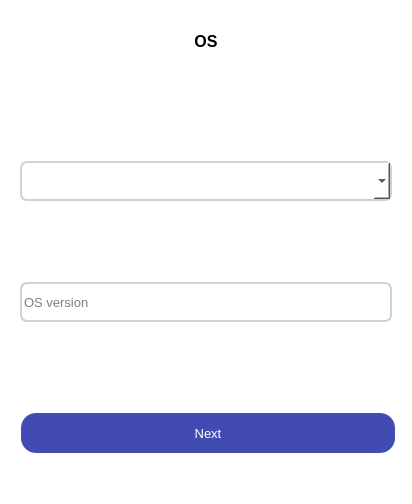
<?xml version="1.0" encoding="UTF-8"?>
<ui version="4.0">
 <class>Dialog</class>
 <widget class="QDialog" name="Dialog">
  <property name="geometry">
   <rect>
    <x>0</x>
    <y>0</y>
    <width>412</width>
    <height>504</height>
   </rect>
  </property>
  <property name="windowTitle">
   <string>Dialog</string>
  </property>
  <property name="styleSheet">
   <string notr="true">background-color: white; border: none; color: black;</string>
  </property>
  <layout class="QVBoxLayout" name="verticalLayout">
   <item>
    <widget class="QFrame" name="frame">
     <property name="sizePolicy">
      <sizepolicy hsizetype="Preferred" vsizetype="Minimum">
       <horstretch>0</horstretch>
       <verstretch>0</verstretch>
      </sizepolicy>
     </property>
     <property name="minimumSize">
      <size>
       <width>0</width>
       <height>60</height>
      </size>
     </property>
     <property name="frameShape">
      <enum>QFrame::StyledPanel</enum>
     </property>
     <property name="frameShadow">
      <enum>QFrame::Raised</enum>
     </property>
     <layout class="QHBoxLayout" name="horizontalLayout">
      <property name="spacing">
       <number>0</number>
      </property>
      <property name="leftMargin">
       <number>0</number>
      </property>
      <property name="topMargin">
       <number>0</number>
      </property>
      <property name="rightMargin">
       <number>0</number>
      </property>
      <property name="bottomMargin">
       <number>0</number>
      </property>
      <item alignment="Qt::AlignLeft|Qt::AlignTop">
       <widget class="QFrame" name="frame_3">
        <property name="sizePolicy">
         <sizepolicy hsizetype="Minimum" vsizetype="Preferred">
          <horstretch>0</horstretch>
          <verstretch>0</verstretch>
         </sizepolicy>
        </property>
        <property name="minimumSize">
         <size>
          <width>50</width>
          <height>0</height>
         </size>
        </property>
        <property name="frameShape">
         <enum>QFrame::StyledPanel</enum>
        </property>
        <property name="frameShadow">
         <enum>QFrame::Raised</enum>
        </property>
        <layout class="QHBoxLayout" name="horizontalLayout_2">
         <property name="spacing">
          <number>0</number>
         </property>
         <property name="leftMargin">
          <number>0</number>
         </property>
         <property name="topMargin">
          <number>0</number>
         </property>
         <property name="rightMargin">
          <number>0</number>
         </property>
         <property name="bottomMargin">
          <number>0</number>
         </property>
         <item alignment="Qt::AlignLeft|Qt::AlignTop">
          <widget class="QPushButton" name="backButton">
           <property name="sizePolicy">
            <sizepolicy hsizetype="Minimum" vsizetype="Minimum">
             <horstretch>0</horstretch>
             <verstretch>0</verstretch>
            </sizepolicy>
           </property>
           <property name="minimumSize">
            <size>
             <width>50</width>
             <height>50</height>
            </size>
           </property>
           <property name="maximumSize">
            <size>
             <width>50</width>
             <height>50</height>
            </size>
           </property>
           <property name="styleSheet">
            <string notr="true">QPushButton {
                                                    color: white;
                                                    border: none;
                                                    border-radius: 10;
                                                    }

                                                    QPushButton:hover {
                                                    border: 2 px solid black;
                                                    background-color: rgb(227, 227, 227);
                                                    border-radius: 10;
                                                    }
                                                </string>
           </property>
           <property name="text">
            <string/>
           </property>
          </widget>
         </item>
        </layout>
       </widget>
      </item>
      <item>
       <widget class="QFrame" name="frame_4">
        <property name="sizePolicy">
         <sizepolicy hsizetype="Expanding" vsizetype="Preferred">
          <horstretch>0</horstretch>
          <verstretch>0</verstretch>
         </sizepolicy>
        </property>
        <property name="frameShape">
         <enum>QFrame::StyledPanel</enum>
        </property>
        <property name="frameShadow">
         <enum>QFrame::Raised</enum>
        </property>
        <layout class="QHBoxLayout" name="horizontalLayout_3">
         <property name="spacing">
          <number>0</number>
         </property>
         <property name="leftMargin">
          <number>0</number>
         </property>
         <property name="topMargin">
          <number>0</number>
         </property>
         <property name="rightMargin">
          <number>0</number>
         </property>
         <property name="bottomMargin">
          <number>0</number>
         </property>
         <item>
          <widget class="QLabel" name="title_2">
           <property name="sizePolicy">
            <sizepolicy hsizetype="Minimum" vsizetype="Minimum">
             <horstretch>0</horstretch>
             <verstretch>0</verstretch>
            </sizepolicy>
           </property>
           <property name="minimumSize">
            <size>
             <width>100</width>
             <height>30</height>
            </size>
           </property>
           <property name="font">
            <font>
             <pointsize>12</pointsize>
             <bold>true</bold>
            </font>
           </property>
           <property name="text">
            <string>OS</string>
           </property>
           <property name="alignment">
            <set>Qt::AlignCenter</set>
           </property>
          </widget>
         </item>
        </layout>
       </widget>
      </item>
      <item>
       <widget class="QFrame" name="frame_5">
        <property name="sizePolicy">
         <sizepolicy hsizetype="Minimum" vsizetype="Minimum">
          <horstretch>0</horstretch>
          <verstretch>0</verstretch>
         </sizepolicy>
        </property>
        <property name="minimumSize">
         <size>
          <width>50</width>
          <height>50</height>
         </size>
        </property>
        <property name="maximumSize">
         <size>
          <width>50</width>
          <height>50</height>
         </size>
        </property>
        <property name="frameShape">
         <enum>QFrame::StyledPanel</enum>
        </property>
        <property name="frameShadow">
         <enum>QFrame::Raised</enum>
        </property>
       </widget>
      </item>
     </layout>
    </widget>
   </item>
   <item>
    <widget class="QFrame" name="frame_2">
     <property name="sizePolicy">
      <sizepolicy hsizetype="Preferred" vsizetype="Expanding">
       <horstretch>0</horstretch>
       <verstretch>0</verstretch>
      </sizepolicy>
     </property>
     <property name="frameShape">
      <enum>QFrame::StyledPanel</enum>
     </property>
     <property name="frameShadow">
      <enum>QFrame::Raised</enum>
     </property>
     <layout class="QVBoxLayout" name="verticalLayout_2">
      <item>
       <widget class="QComboBox" name="os_dropdown">
        <property name="minimumSize">
         <size>
          <width>0</width>
          <height>40</height>
         </size>
        </property>
        <property name="styleSheet">
         <string notr="true">border-radius : 7; border: 2px solid #D1D1D1</string>
        </property>
       </widget>
      </item>
      <item>
       <widget class="QLineEdit" name="os_version_input">
        <property name="minimumSize">
         <size>
          <width>0</width>
          <height>40</height>
         </size>
        </property>
        <property name="font">
         <font>
          <pointsize>10</pointsize>
         </font>
        </property>
        <property name="styleSheet">
         <string notr="true">border-radius : 7; border: 2px solid #D1D1D1</string>
        </property>
        <property name="text">
         <string/>
        </property>
        <property name="placeholderText">
         <string>OS version</string>
        </property>
       </widget>
      </item>
     </layout>
    </widget>
   </item>
   <item>
    <widget class="QFrame" name="frame_6">
     <property name="sizePolicy">
      <sizepolicy hsizetype="Preferred" vsizetype="Minimum">
       <horstretch>0</horstretch>
       <verstretch>0</verstretch>
      </sizepolicy>
     </property>
     <property name="minimumSize">
      <size>
       <width>0</width>
       <height>80</height>
      </size>
     </property>
     <property name="frameShape">
      <enum>QFrame::StyledPanel</enum>
     </property>
     <property name="frameShadow">
      <enum>QFrame::Raised</enum>
     </property>
     <widget class="QPushButton" name="nextButton">
      <property name="geometry">
       <rect>
        <x>10</x>
        <y>0</y>
        <width>374</width>
        <height>40</height>
       </rect>
      </property>
      <property name="sizePolicy">
       <sizepolicy hsizetype="Expanding" vsizetype="Fixed">
        <horstretch>0</horstretch>
        <verstretch>0</verstretch>
       </sizepolicy>
      </property>
      <property name="minimumSize">
       <size>
        <width>0</width>
        <height>40</height>
       </size>
      </property>
      <property name="font">
       <font>
        <pointsize>10</pointsize>
       </font>
      </property>
      <property name="styleSheet">
       <string notr="true">QPushButton {
                                border-radius: 15;
                                border: 2 px solid black;
                                background-color: #414BB2;
                                color: white
                                }

                                QPushButton:hover{
                                border-radius: 15;
                                border: 4 px solid black;
                                background-color: rgb(51, 60, 140);
                                color: white;
                                }
                            </string>
      </property>
      <property name="text">
       <string>Next</string>
      </property>
     </widget>
    </widget>
   </item>
  </layout>
 </widget>
 <resources/>
 <connections/>
</ui>
